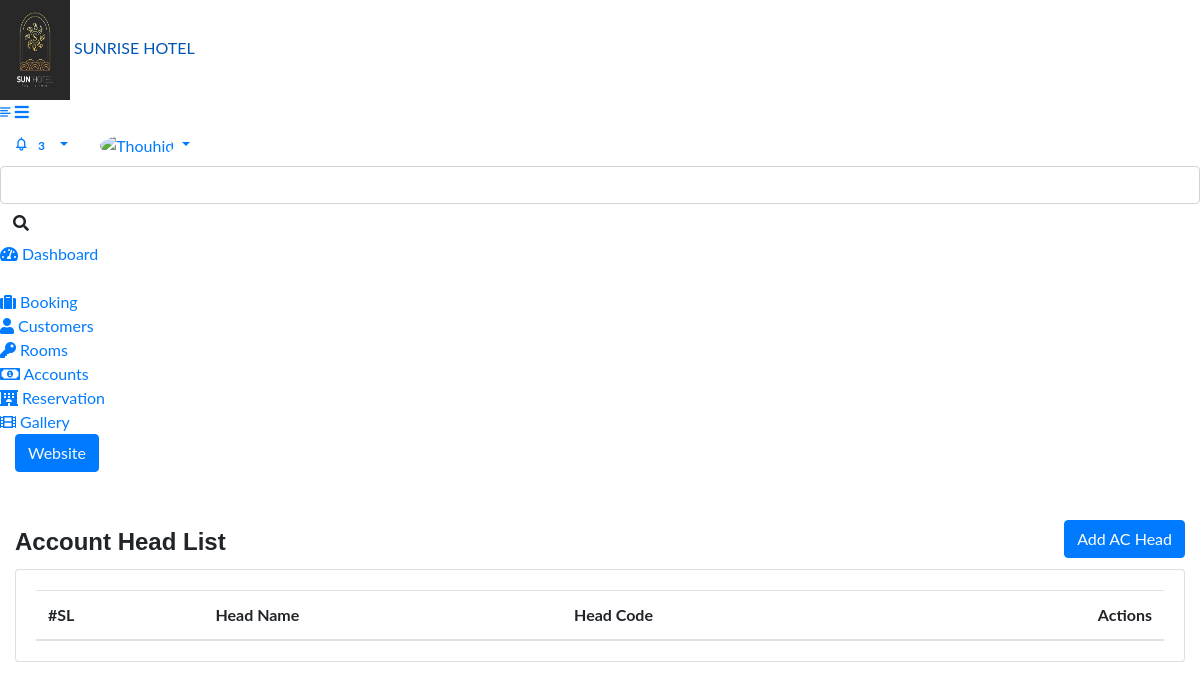
Page /admin/account_list.php (signed in) on the earlier database version.
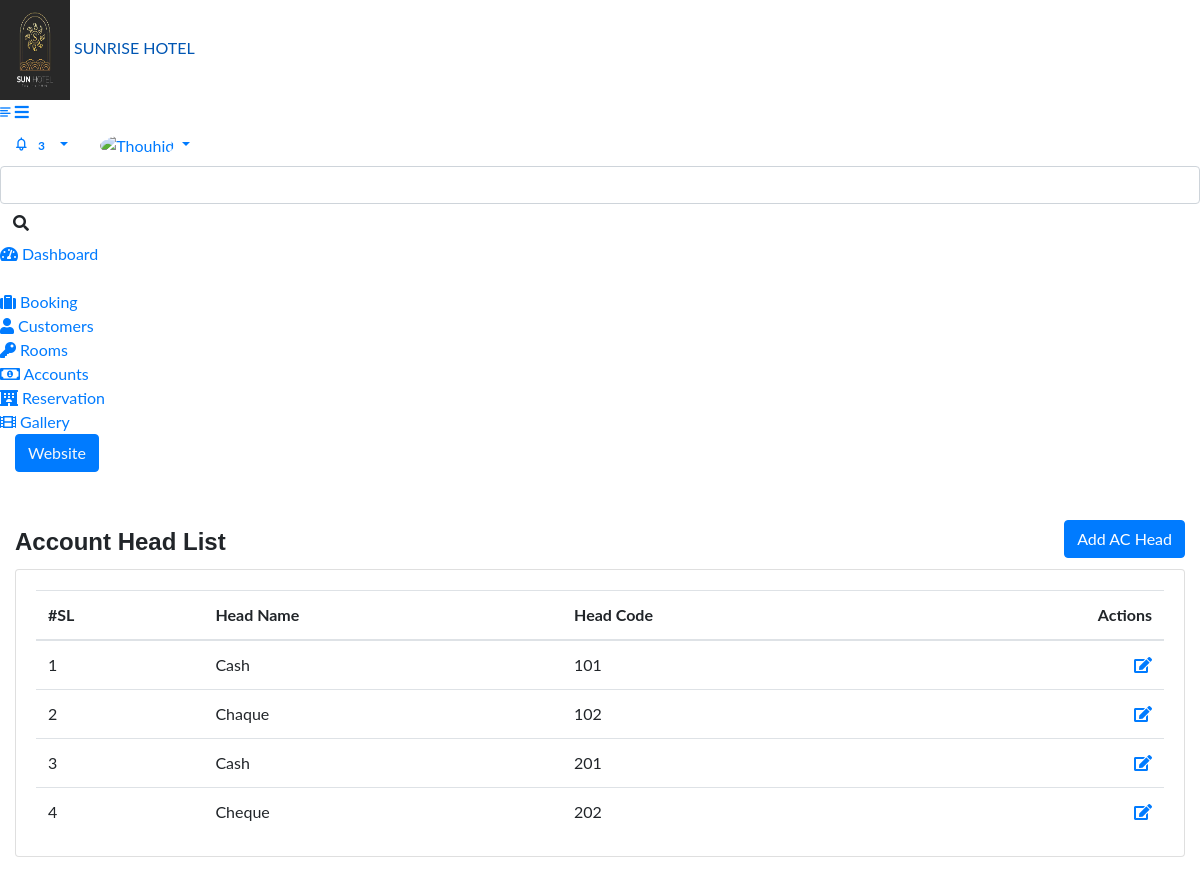
Same page on the later database version.
### tables this page shows
CREATE TABLE `tbl_ac_head` (
  `id` int(11) NOT NULL,
  `head_name` varchar(255) NOT NULL,
  `head_code` int(11) NOT NULL DEFAULT 0,
  `head_type` int(11) NOT NULL,
  `created_at` datetime NOT NULL,
  `created_by` varchar(255) NOT NULL,
  `updated_at` datetime NOT NULL,
  `updated_by` varchar(255) NOT NULL,
  `deleted_at` datetime NOT NULL,
  `status` varchar(255) NOT NULL,
  `action` int(11) NOT NULL
);

### class/crud.php (called while the page is built, shortened)
<?php
    class crud{
        private $host='localhost';
        private $user='root';
        private $password='';
        private $database='hotel';
        private $connection;
        public function __construct(){
            $this->connection=new mysqli($this->host,$this->user,$this->password,$this->database);
        }
        public function common_select($table,$fields='*',$condition=false,$sort_field=false,$sort='ASC'){
            $result=array();
            $error=false;
            $sql="select $fields from $table where deleted_at is null ";
            $rs=$this->connection->query($sql);
            if($rs){
                if($rs->num_rows > 0){
                    while($r=$rs->fetch_object()){
                        array_push($result,$r);
                    }
                }
            }else{
                $error=$this->connection->error();
            }
            $return = array('data'=>$result,'error'=>$error);
            return $return;
        }
    }
?>

### admin/account_list.php (the view, shortened to what this page needs)
<?php require_once('include/header.php') ?>
<?php require_once('include/sidebar.php') ?>
		<div class="page-wrapper">
			<div class="content container-fluid">
				<div class="page-header">
					<div class="row align-items-center">
						<div class="col">
							<div class="mt-5">
								<h4 class="card-title float-left mt-2">Account Head List</h4>
								 <a href="account_add.php" class="btn btn-primary float-right veiwbutton">Add AC Head</a> </div>
						</div>
					</div>
				</div>
				<div class="row">
					<div class="col-sm-12">
						<div class="card card-table">
							<div class="card-body booking_card">
								<div class="table-responsive">
									<table class="datatable table table-stripped table table-hover table-center mb-0">
										<thead>
											<tr>
												<th>#SL</th>
												<th>Head Name</th>
												<th>Head Code</th>
												<th class="text-right">Actions</th>
											</tr>
										</thead>
										<?php
											$rs=$mysqli->common_select("tbl_ac_head");
											if(!$rs['error']){
												foreach($rs['data'] as $d){
										?>
										<tr>
												<td><?= $d->id ?></td>
												<td><?= $d->head_name ?></td>
												<td><?= $d->head_code?></td>
												<td class="text-right">
													<a href="<?= $base_url ?>account_edit.php?id=<?= $d->id ?>"><i class="fa fa-edit"></i></a>
												</td>
										</tr>
										<?php }
					}
				?>
									</table>
								</div>
							</div>
						</div>
					</div>
				</div>
			</div>
		</div>
	</div>
</body>
</html>
<?php require_once('include/footer.php') ?>

Differences in the rows shown:
added tbl_ac_head: id "1", head_name "Cash", head_code "101"
added tbl_ac_head: id "2", head_name "Chaque", head_code "102"
added tbl_ac_head: id "3", head_name "Cash", head_code "201"
added tbl_ac_head: id "4", head_name "Cheque", head_code "202"
